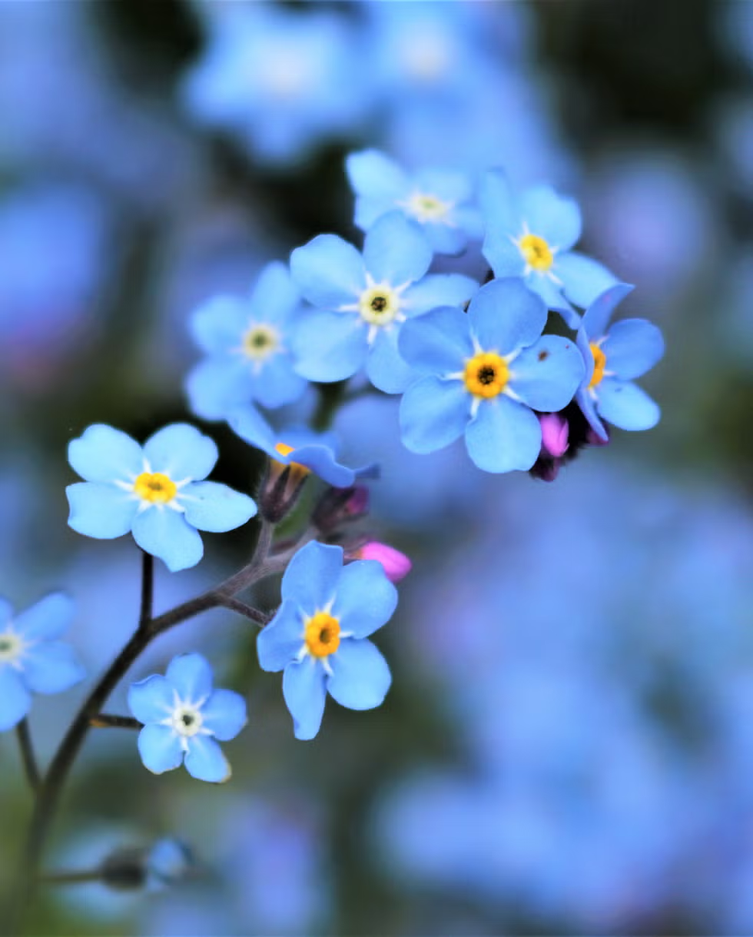
#> input picture Edge Detection/image.png, 753 x 937 px, shrunk from 980 x 1219 before the run
$ python canny_function.py
#> lines starting #> are read from the running program, lines starting #| are printed output that depends on the picture; after the words box and inside, x2 and y2 are one past the last pixel; in counts of white or black regions, pixels touching at a corner belong together
import cv2

img = cv2.imread("image.png", cv2.IMREAD_GRAYSCALE)
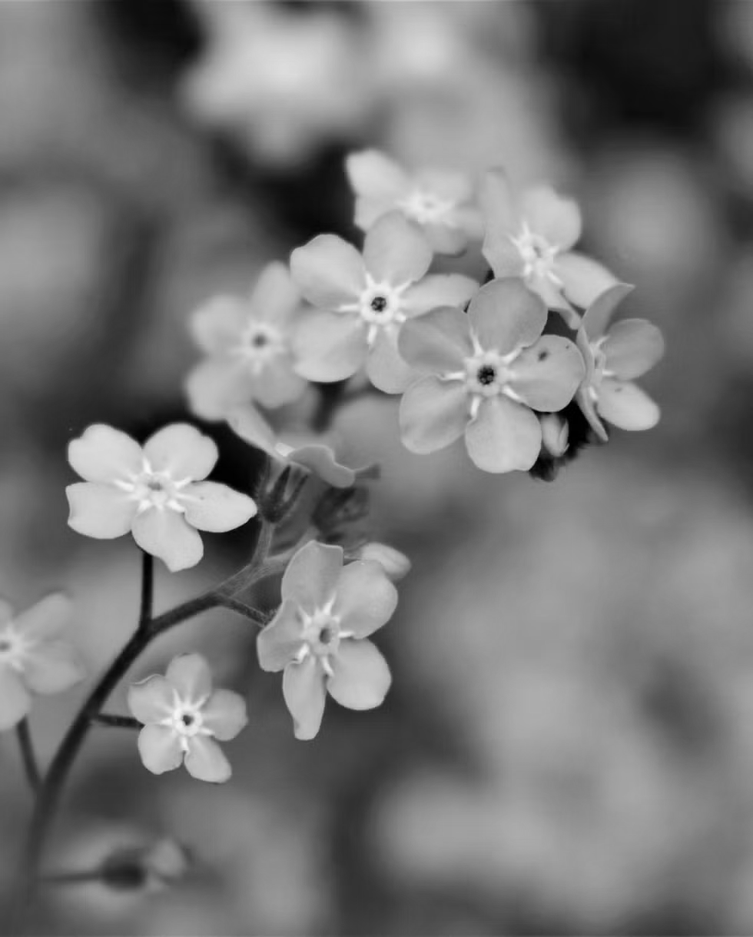
#> img: shape (937, 753); min 0, max 247, mean 120.1

edges = cv2.Canny(img,50,150)
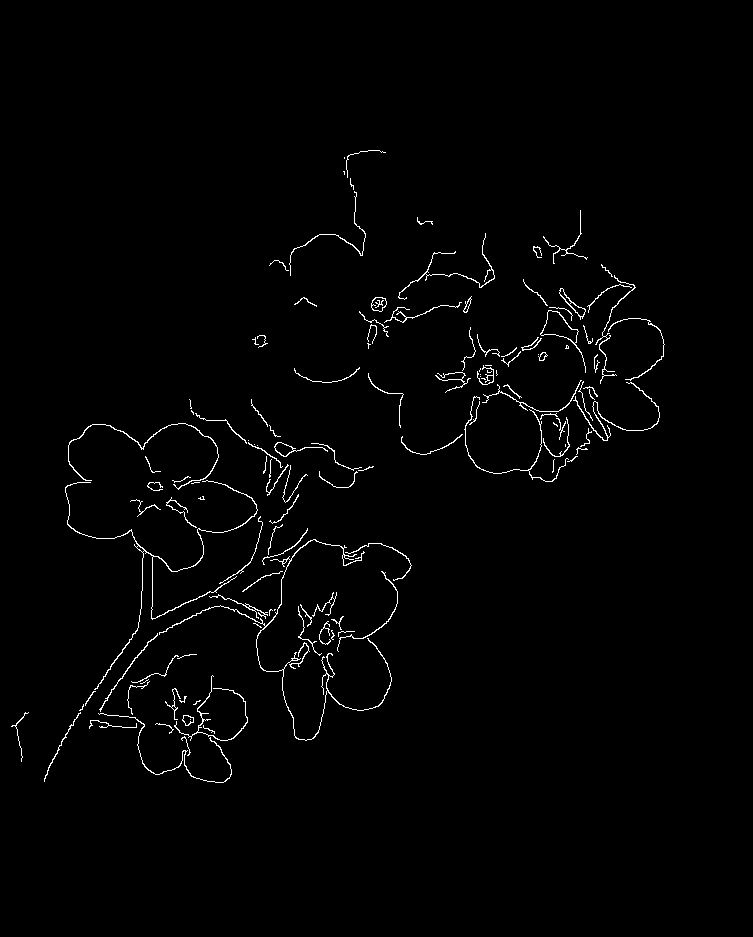
#> edges: shape (937, 753); 1.4% white in thin lines or dots, all inside (x1, y1, x2, y2) = (11, 150, 665, 783)

cv2.imshow("original image",img)
cv2.imshow("edges",edges)

cv2.waitKey(0)
cv2.destroyAllWindows()
